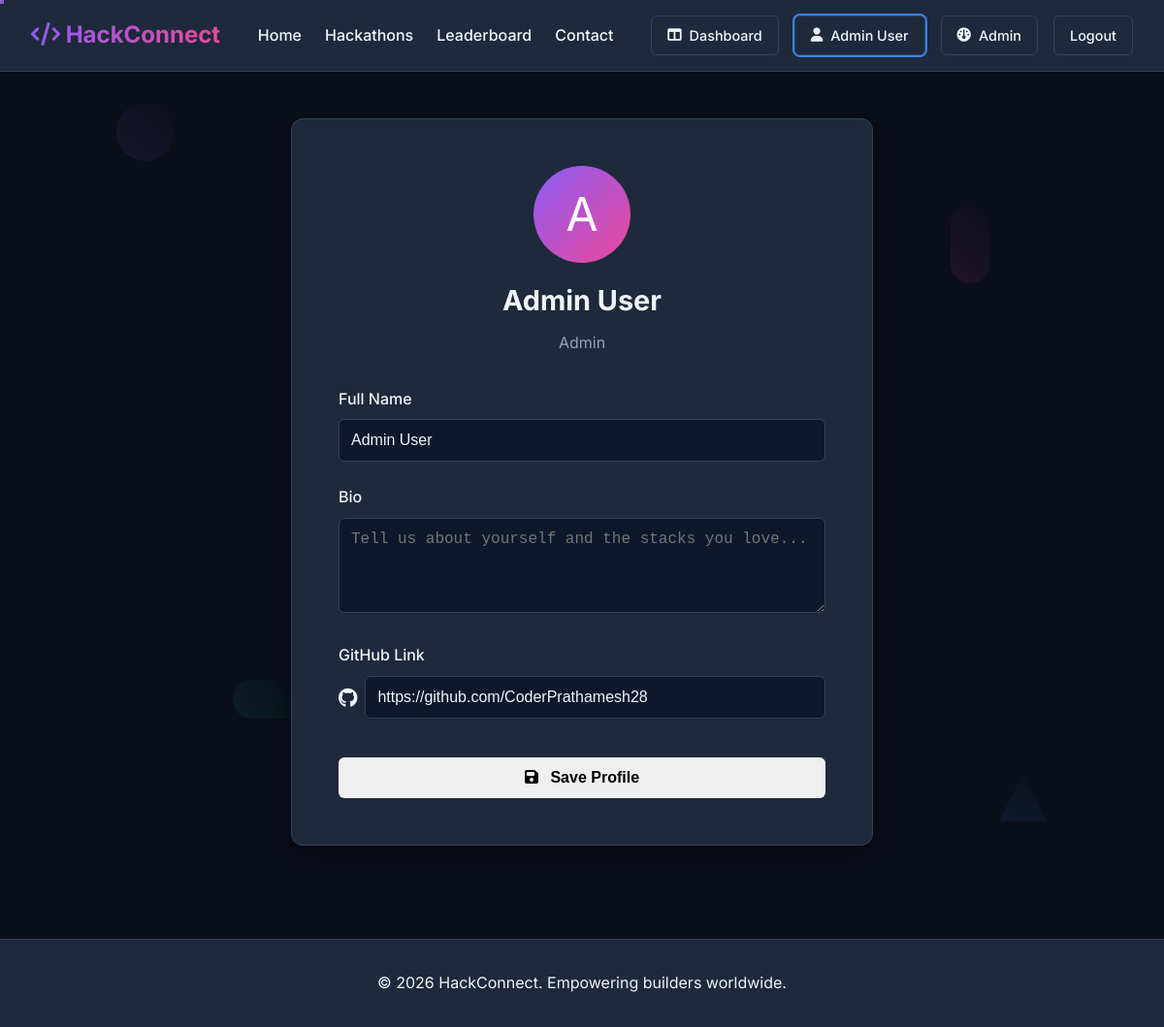
Screenshot of /profile (signed in) with the database file from the repository.
### tables this page shows
CREATE TABLE users (
    id INTEGER PRIMARY KEY AUTOINCREMENT,
    name TEXT NOT NULL,
    email TEXT UNIQUE NOT NULL,
    password TEXT NOT NULL,
    role TEXT NOT NULL DEFAULT 'participant' -- 'participant', 'organizer', 'admin'
, bio TEXT, github TEXT);

### app.py (the view, shortened to what this page needs)
@app.route('/profile', methods=['GET', 'POST'])
def profile():
    if g.user is None:
        return redirect(url_for('login'))
    conn = get_db_connection()
    user = conn.execute('SELECT * FROM users WHERE id = ?', (g.user['id'],)).fetchone()
    conn.close()
    return render_template('profile.html', current_user=user)

### app.py (called while the page is built)
def get_db_connection():
    conn = sqlite3.connect('database.db')
    conn.row_factory = sqlite3.Row
    return conn

@app.before_request
def load_logged_in_user():
    user_id = session.get('user_id')
    if user_id is None:
        g.user = None
    else:
        conn = get_db_connection()
        user = conn.execute('SELECT * FROM users WHERE id = ?', (user_id,)).fetchone()
        conn.close()
        if user:
            g.user = dict(user)
        else:
            g.user = None

### templates/profile.html
{% extends "layout.html" %}
{% block content %}
<div class="auth-container mt-4" style="max-width: 600px; padding: 3rem;">
    <div style="text-align: center; margin-bottom: 2rem;">
        <div style="width: 100px; height: 100px; border-radius: 50%; background: linear-gradient(135deg, var(--gradient-start), var(--gradient-end)); display: flex; align-items: center; justify-content: center; margin: 0 auto; font-size: 3rem; color: white;">
            {{ current_user.name[0] | upper }}
        </div>
        <h1 class="auth-title mt-4" style="margin-bottom: 0.5rem;">{{ current_user.name }}</h1>
        <p style="color: var(--text-muted);">{{ current_user.role | capitalize }}</p>
    </div>
    <form method="post">
        <div class="form-group">
            <label for="name">Full Name</label>
            <input type="text" name="name" id="name" class="form-control" value="{{ current_user.name }}" required>
        </div>
        <div class="form-group">
            <label for="bio">Bio</label>
            <textarea name="bio" id="bio" class="form-control" rows="4" placeholder="Tell us about yourself and the stacks you love...">{{ current_user.bio if current_user.bio else '' }}</textarea>
        </div>
        <div class="form-group">
            <label for="github">GitHub Link</label>
            <div style="display: flex; align-items: center; gap: 0.5rem;">
                <i class="fa-brands fa-github fa-lg"></i>
                <input type="url" name="github" id="github" class="form-control" value="{{ current_user.github if current_user.github else '' }}" placeholder="https://github.com/yourusername">
            </div>
        </div>
        <button type="submit" class="btn btn-primary" style="width: 100%; margin-top: 1rem;"><i class="fa-solid fa-floppy-disk" style="margin-right: 0.5rem;"></i> Save Profile</button>
    </form>
</div>
{% endblock %}

### templates/layout.html (shortened to what this page needs)
<!DOCTYPE html>
<html lang="en">
<head>
    <link rel="stylesheet" href="https://cdnjs.cloudflare.com/ajax/libs/font-awesome/6.4.0/css/all.min.css">
    <link rel="stylesheet" href="{{ url_for('static', filename='css/style.css') }}">
</head>
<body>
    <div class="bg-animation" aria-hidden="true">
        <div class="floating-shape shape-1"></div>
        <div class="floating-shape shape-2"></div>
        <div class="floating-shape shape-3"></div>
        <div class="floating-shape shape-4"></div>
    </div>
    <nav class="navbar">
        <div class="nav-brand">
            <a href="{{ url_for('index') }}"><i class="fa-solid fa-code"></i> HackConnect</a>
        </div>
        <ul class="nav-links">
            <li><a href="{{ url_for('index') }}">Home</a></li>
            <li><a href="{{ url_for('hackathons_list') }}">Hackathons</a></li>
            <li><a href="{{ url_for('leaderboard') }}">Leaderboard</a></li>
            <li><a href="{{ url_for('contact') }}">Contact</a></li>
        </ul>
        <div class="nav-user">
            {% if g.user %}
                <a href="{{ url_for('dashboard') }}" class="btn btn-secondary"><i class="fa-solid fa-table-columns"></i> Dashboard</a>
                <a href="{{ url_for('profile') }}" class="btn btn-secondary"><i class="fa-solid fa-user"></i> {{ g.user.name }}</a>
                {% if g.user.role in ['admin', 'organizer'] %}
                    <a href="{{ url_for('admin') }}" class="btn btn-secondary"><i class="fa-solid fa-gauge"></i> Admin</a>
                {% endif %}
                <a href="{{ url_for('logout') }}" class="btn btn-secondary">Logout</a>
            {% else %}
                <a href="{{ url_for('login') }}" class="btn btn-secondary">Login</a>
                <a href="{{ url_for('register') }}" class="btn btn-secondary" style="width:auto;">Sign Up</a>
            {% endif %}
        </div>
    </nav>
    <main class="container fade-in">
        {% block content %}{% endblock %}
    </main>
    <footer>
        <p>&copy; 2026 HackConnect. Empowering builders worldwide.</p>
    </footer>
</body>
</html>

### static/css/style.css (style rules this page uses)
:root { --bg-color: #0b0f19; --text-color: #f1f5f9; --text-muted: #94a3b8; --primary-color: #3b82f6; --secondary-color: #10b981; --card-bg: #1e293b; --border-color: #334155; --hover-bg: #2dd4bf; --gradient-start: #8b5cf6; --gradient-end: #ec4899; --input-bg: #0f172a; }
* { box-sizing: border-box; margin: 0; padding: 0; }
body { font-family: 'Inter', -apple-system, BlinkMacSystemFont, "Segoe UI", Helvetica, Arial, sans-serif; background-color: var(--bg-color); color: var(--text-color); line-height: 1.6; min-height: 100vh; display: flex; flex-direction: column; }
.navbar { display: flex; justify-content: space-between; align-items: center; padding: 1rem 2rem; background-color: var(--card-bg); border-bottom: 1px solid var(--border-color); position: sticky; top: 0; z-index: 1000; }
.nav-brand a { font-size: 1.5rem; font-weight: 700; color: var(--text-color); text-decoration: none; background: linear-gradient(90deg, var(--gradient-start), var(--gradient-end)); -webkit-background-clip: text; -webkit-text-fill-color: transparent; }
.nav-links { display: flex; list-style: none; gap: 1.5rem; align-items: center; }
.nav-links a { color: var(--text-color); text-decoration: none; font-weight: 500; transition: color 0.3s ease; }
.nav-user { display: flex; align-items: center; gap: 1rem; }
.nav-user .btn:nth-child(2) { animation: outlinePulse 2s ease-in-out infinite; box-shadow: 0 0 0 2px var(--primary-color); }
.container { flex: 1; width: 100%; max-width: 1200px; margin: 0 auto; padding: 2rem; }
.fade-in { animation: fadeIn 0.4s ease-out forwards; }
.auth-container { max-width: 400px; margin: 4rem auto; background: var(--card-bg); padding: 2rem; border-radius: 12px; border: 1px solid var(--border-color); box-shadow: 0 10px 30px rgba(0, 0, 0, 0.5); }
.auth-title { text-align: center; margin-bottom: 1.5rem; font-size: 1.8rem; font-weight: 700; }
.form-group { margin-bottom: 1.5rem; }
.form-group label { display: block; margin-bottom: 0.5rem; font-weight: 500; }
.form-control { width: 100%; padding: 0.75rem; background-color: var(--input-bg); border: 1px solid var(--border-color); color: var(--text-color); border-radius: 6px; font-size: 1rem; transition: border-color 0.3s ease, box-shadow 0.3s ease; }
.btn { display: inline-block; padding: 0.75rem 1.5rem; border-radius: 6px; font-size: 1rem; font-weight: 600; cursor: pointer; text-align: center; text-decoration: none; transition: all 0.3s ease; border: none; }
.btn-secondary { background: transparent; color: var(--text-color); border: 1px solid var(--border-color); padding: 0.5rem 1rem; border-radius: 6px; font-size: 0.9rem; font-weight: 500; cursor: pointer; text-align: center; text-decoration: none; transition: all 0.3s ease; display: inline-flex; align-items: center; gap: 0.5rem; }
footer { text-align: center; padding: 2rem; background-color: var(--card-bg); border-top: 1px solid var(--border-color); margin-top: auto; }
.mt-4 { margin-top: 1rem; }
body { cursor: none; }
.floating-shape { position: absolute; opacity: 0.1; pointer-events: none; animation: float 20s ease-in-out infinite; }
.shape-1 { top: 10%; left: 10%; width: 60px; height: 60px; background: linear-gradient(45deg, var(--gradient-start), transparent); border-radius: 50%; animation-delay: 0s; }
.shape-2 { top: 20%; right: 15%; width: 40px; height: 80px; background: linear-gradient(45deg, var(--gradient-end), transparent); border-radius: 20px; animation-delay: 2s; }
.shape-3 { bottom: 30%; left: 20%; width: 80px; height: 40px; background: linear-gradient(45deg, var(--secondary-color), transparent); border-radius: 40px; animation-delay: 4s; }
.shape-4 { bottom: 20%; right: 10%; width: 50px; height: 50px; background: linear-gradient(45deg, var(--primary-color), transparent); clip-path: polygon(50% 0%, 0% 100%, 100% 100%); animation-delay: 6s; }

### rows the page displays
users: user.name "Admin User", name "A", name "Admin User", role "Admin", github "https://github.com/CoderPrathamesh28"
